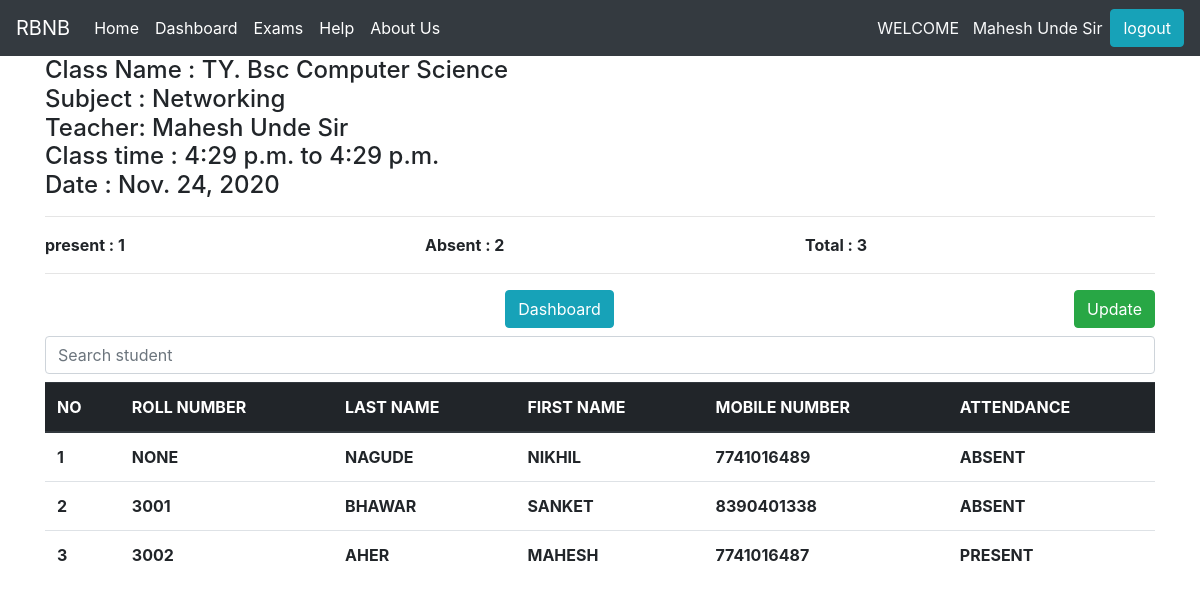
/bcs/attendance/report/5/12 (signed in), run on the app's committed database.
### bcs/models.py (models this page shows, shortened)
class Subjects(models.Model):
    subject_name=models.CharField(max_length=20)
    department_name=models.CharField(max_length=30,choices=department_choice,blank=True,null=True)
    class_name=models.CharField(max_length=20,choices=class_choice)
    def __str__(self):
        return '{}'.format(self.subject_name)

class Teacher_Attendance(models.Model):
    teacher=models.ForeignKey(Teachers,on_delete=models.CASCADE)
    subject=models.ForeignKey(Subjects,on_delete=models.CASCADE)
    subject_teacher=models.ForeignKey(Subject_Teacher,on_delete=models.CASCADE)
    lect_start_time=models.TimeField(null=True)
    lect_end_time=models.TimeField(null=True)
    attendance_date=models.DateField()
    status=models.CharField(max_length=200,blank=True,null=True)

class Students(models.Model):
    user=models.ForeignKey(User,on_delete=models.CASCADE)
    roll_no=models.IntegerField(null=True,blank=True)
    department_name=models.CharField(max_length=20,choices=department_choice,null=True,blank=True)
    class_name=models.CharField(max_length=20,choices=class_choice)

class Student_Attendance(models.Model):
    teacher_attendance=models.ForeignKey(Teacher_Attendance,on_delete=models.CASCADE)
    student=models.ForeignKey(Students,on_delete=models.CASCADE)
    attendance=models.BooleanField(default=True)

### bcs/views.py (the view)
# urls.py: path('attendance/report/<slug:sid>/<slug:tat_id>',views.attendance_report,name='attendance_report'),
def attendance_report(request,sid,tat_id):
    try:
        teacher = Teachers.objects.get(user__id=request.user.id)
        subject = Subjects.objects.get(id=sid)
        teacher_subject=Subject_Teacher.objects.get(teacher=teacher,subject=subject)
        teacher_attend_data=Teacher_Attendance.objects.get(id=tat_id)
        student_attend_data=Student_Attendance.objects.filter(teacher_attendance=teacher_attend_data)
    except:
        return HttpResponse("u are not teacher")
    department = subject.department_name
    student_data = Students.objects.filter(
        department_name=department, class_name=subject.class_name).order_by('roll_no')
    present=Student_Attendance.objects.filter(teacher_attendance=tat_id,attendance=True).count()
    absent=Student_Attendance.objects.filter(teacher_attendance=tat_id,attendance=False).count()
    if present+absent==0:
        total_student=False
    else:
        total_student=present+absent
    context = {
        'student_data': student_data,
        'subject': subject,
        'teacher_subject':teacher_subject,
        'teacher_attendance_data':teacher_attend_data,
        'student_attendance_data':student_attend_data,
        'present':present,
        'absent':absent,
        'total':total_student
    }
    return render(request, 'student_attendance_report.html', context)

### bcs/templatetags/check_user_tags.py (called while the page is built)
@register.simple_tag
def check_is_student(studid):
    user=User.objects.get(id=studid)
    try:
        student=Students.objects.get(user=user)
        return student
    except:
        return False
    return

### templates/student_attendance_report.html (shortened to what this page needs)
{% include 'base.html' %}
<html lang="en">
<head>
    <link href="https://gitcdn.github.io/bootstrap-toggle/2.2.2/css/bootstrap-toggle.min.css" rel="stylesheet">
</head>
<body>
    <div class="container">
    <h4  >
    Class Name : {{subject.class_name}}. {{subject.department_name}}
    <br>
    Subject : {{subject}}
    <br>
    Teacher: {{request.user.first_name}} {{request.user.last_name}}
    <br>
    Class time : {{teacher_attendance_data.lect_start_time}} to {{teacher_attendance_data.lect_end_time}}
    <br>
    Date : {{teacher_attendance_data.attendance_date}}
    </h4>
    <hr>
    <div class="row font-weight-bold">
      <div class="col">
        present : {{present}}
      </div>
      <div class="col">
        Absent : {{absent}}
      </div>
      <div class="col">
        {% if total %}
        Total  : {{total}}
        {% else %}
        Attendance not Submit
        {% endif %}
    </div>
    </div>
<hr>
<div class="text-center">
<a class="btn btn-info mb-2" href="{% url 'teacher_profile' %}">Dashboard</a>
<a class="btn btn-success mb-2 float-right" href="{% url 'update_attendance' teacher_attendance_data.id %}">Update</a>
</div>
    <input type="text" id="myInput" class="form-control mb-2" placeholder="Search student">
  <div class="table-responsive">
    <table class="table mr-5" id="myTable">
        <thead class="thead-dark text-uppercase">
          <tr>
            <th scope="col">No</th>
            <th scope="col">Roll Number</th>
            <th scope="col">Last Name</th>
            <th scope="col">First Name</th>
            <th scope="col">Mobile Number</th>
            <th scope="col" >Attendance</th>
          </tr>
        </thead>
        <tbody class="text-uppercase font-weight-bold" >
          <tr >
            {% for s in student_data %}
            <th scope="row">{{forloop.counter}}</th>
            <td>{{s.roll_no}}</td>
            <td>{{s.user.last_name}}</td>
            <td>{{s.user.first_name}}</td>
            <td>{{s.user.username}}</td>
            <td>
            {% for stud in student_attendance_data %}
            {% ifequal stud.student s %}
                {% if stud.attendance %}
                    present
                    {% else %}
                    absent
                {% endif %}
            {% endifequal %}
            {% endfor %}
            </td>
          </tr>
          {% endfor %}
        </tbody>
      </table>
    </div>
</div>
</body>
</html>

### templates/partial/header.html (shortened to what this page needs)
{% load static %}
{% load check_user_tags %}
<nav class="navbar navbar-expand-lg navbar-dark bg-dark">
    <a class="navbar-brand" href="{% url 'index' %}">
      RBNB
    </a>
    <div class="collapse navbar-collapse" id="navbarText">
      {% if request.user.is_authenticated %}
      {%   check_is_student request.user.id as student %}
      {% if student %}
      <ul class="navbar-nav mr-auto">
        <li class="nav-item active">
            <a class="nav-link" href="{% url 'student_home' %}">Home<span class="sr-only">(current)</span></a>
          </li>
        <li class="nav-item">
          <a class="nav-link active" href="{% url 'student_teacher' %}">Upcoming Exam <span class="sr-only">(current)</span></a>
        </li>
        <li class="nav-item active">
          <a class="nav-link" href="{% url 'student_previous_exam' %}">Previous Exam</a>
        </li>
          <li class="nav-item active">
            <a class="nav-link" href="{% url 'help' %}">Help <span class="sr-only">(current)</span></a>
          </li>
        <li class="nav-item active">
          <a class="nav-link" href="{% url 'aboutus' %}">About Us <span class="sr-only">(current)</span></a>
        </li>
      </ul>
      {% else %}
      <ul class="navbar-nav mr-auto">
        <li class="nav-item active">
            <a class="nav-link" href="{% url 'teacher_home' %}">Home <span class="sr-only">(current)</span></a>
          </li>
          <li class="nav-item active">
            <a class="nav-link" href="{% url 'teacher_profile' %}">Dashboard </a>
          </li>
          <li class="nav-item active">
            <a class="nav-link" href="{% url 'teacher_exam' %}">Exams </a>
          </li>
            <li class="nav-item active">
              <a class="nav-link" href="{% url 'help' %}">Help <span class="sr-only">(current)</span></a>
            </li>
          <li class="nav-item active">
            <a class="nav-link" href="{% url 'aboutus' %}">About Us <span class="sr-only">(current)</span></a>
          </li>
        </ul>
      {% endif %}
      {% endif %}
      {% if request.user.is_authenticated %}
      <p class="text-light my-0 ">
          WELCOME &nbsp
       {{ request.user.first_name }} {{request.user.last_name}}
      </p>
      <a class="btn btn-info ml-2 " value="logout" href="{% url 'logout' %}">logout</a>
    {% endif %}
    </div>
  </nav>

### data on the page
Subjects: class_name "TY", department_name "Bsc Computer Science", subject_name "Networking"
Teacher_Attendance: lect_start_time "4:29 p.m.", lect_end_time "4:29 p.m.", attendance_date "Nov. 24, 2020"
Students: roll_no "NONE", user.last_name "NAGUDE", user.first_name "NIKHIL", user.username "7741016489"
Student_Attendance: attendance "ABSENT"
Students: roll_no "3001", user.last_name "BHAWAR", user.first_name "SANKET", user.username "8390401338"
Student_Attendance: attendance "ABSENT"
Students: roll_no "3002", user.last_name "AHER", user.first_name "MAHESH", user.username "7741016487"
Student_Attendance: attendance "PRESENT"

### other printed values
{{ request.user.first_name }} "Mahesh"
{{ request.user.last_name }} "Unde Sir"
{{ present }} "1"
{{ absent }} "2"
{{ total }} "3"
